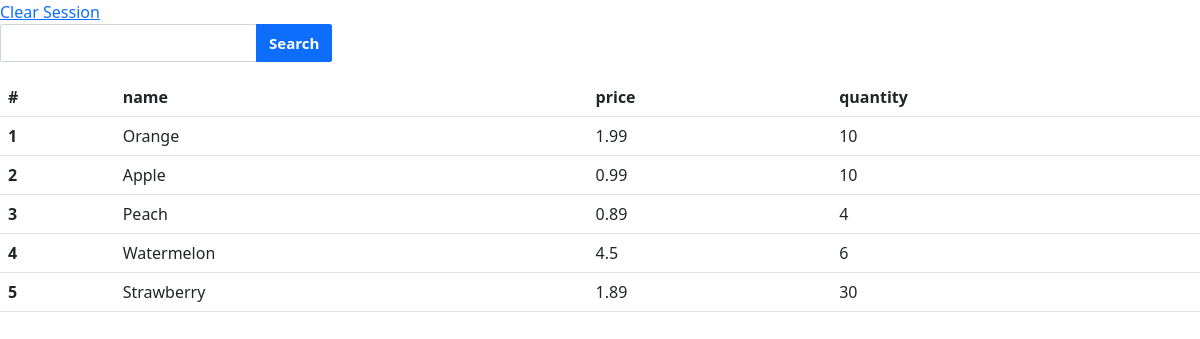
Screenshot of /sqli/products (signed in) with the database file from the repository.
### tables this page shows
CREATE TABLE products (
	id INTEGER NOT NULL, 
	name VARCHAR NOT NULL, 
	price FLOAT NOT NULL, 
	quantity INTEGER NOT NULL, 
	PRIMARY KEY (id), 
	UNIQUE (name)
);

### app.py (the view)
@app.route("/sqli/products", methods = ["GET", "POST"])
def sqli_products():
    print(session)
    if "admin" not in session:
        abort(401)
    print(request.form.get("product_name"))
    if "product_name" in request.form:
        rs = db.engine.execute("SELECT * from products WHERE name LIKE'"+request.form.get("product_name")+"%'").all()
    else:
        rs = db.engine.execute("SELECT * from products").all()
    columns = list(rs[0].keys())[1:]
    print(rs)
    return render_template("sqli/products.html", rows=rs, columns=columns)

### templates/sqli/products.html
<html>
{% include 'head.html' %}
<body>
    <a href="logout">Clear Session</a>
    <form method="post" action="#">
    <div class="input-group">
        <div class="form-outline">
          <input type="search" name = "product_name" id="form1" class="form-control" />
        </div>
        <button type="submit" class="btn btn-primary">
          Search
        </button>
      </div>
    </form>
    <table class="table">
        <thead>
          <tr>
            <th scope="col">#</th>
            {%- for column in columns %}
            <th scope="col">{{column}}</th>
            {%- endfor %}
          </tr>
        </thead>
        <tbody>
        {%- for row in rows %}
        {%- set name = row[1] | string %}
        {%- set price = row[2] | string %}
        {%- set quantity = row[3] | string %}
          <tr>
            <th scope="row">{{loop.index}}</th>
            <td>{{name[:10]}}</td>
            <td>{{price[:10]}}</td>
            <td>{{quantity[:10]}}</td>
          </tr>
        {%- endfor %}
        </tbody>
      </table>
</body>
</html>

### templates/head.html (shortened to what this page needs)
<head>
    <link href="https://cdn.jsdelivr.net/npm/bootstrap@5.2.0-beta1/dist/css/bootstrap.min.css" rel="stylesheet">
    </head>

### templates/head.html (style rules this page uses)
.form-control, .btn { min-height: 38px; border-radius: 2px; }
.btn { font-size: 15px; font-weight: bold; }

### rows the page displays
products: name "Orange", price "1.99", quantity "10"
products: name "Apple", price "0.99", quantity "10"
products: name "Peach", price "0.89", quantity "4"
products: name "Watermelon", price "4.5", quantity "6"
products: name "Strawberry", price "1.89", quantity "30"

### other values shown
{{ column }} "name" "price" "quantity"
